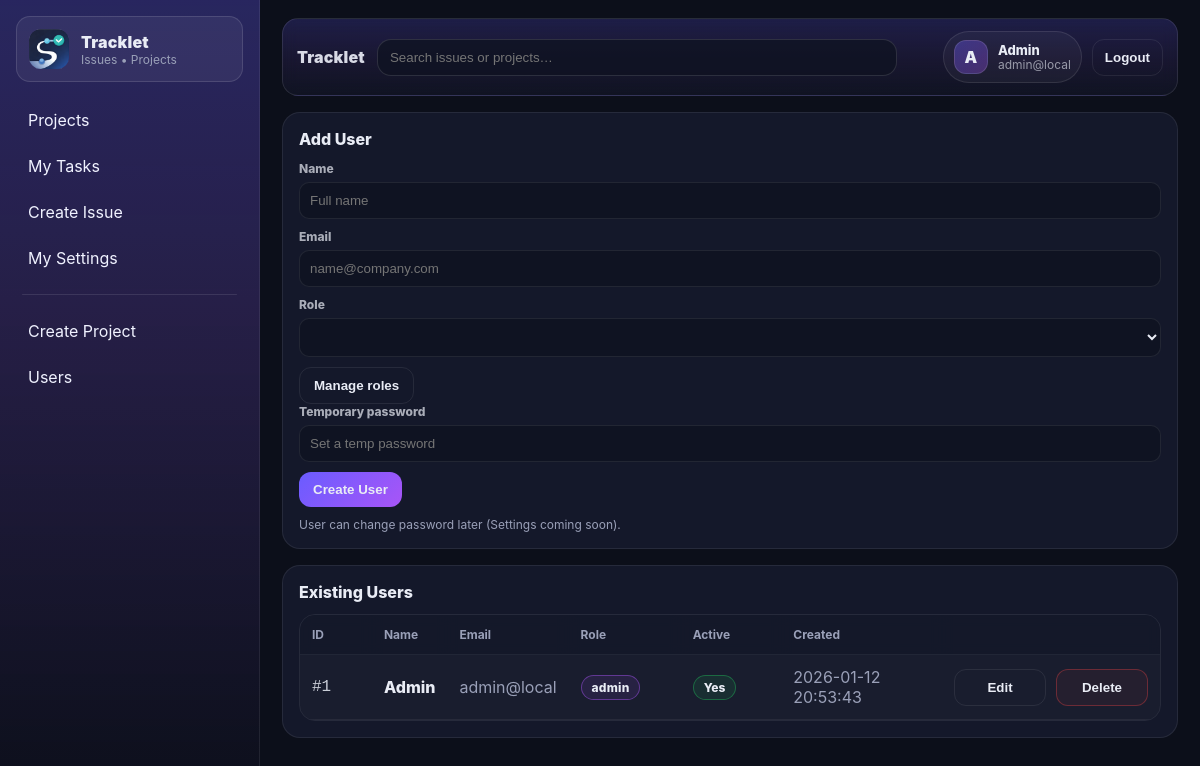
/admin/users (signed in), run on an earlier commit of the app's database.
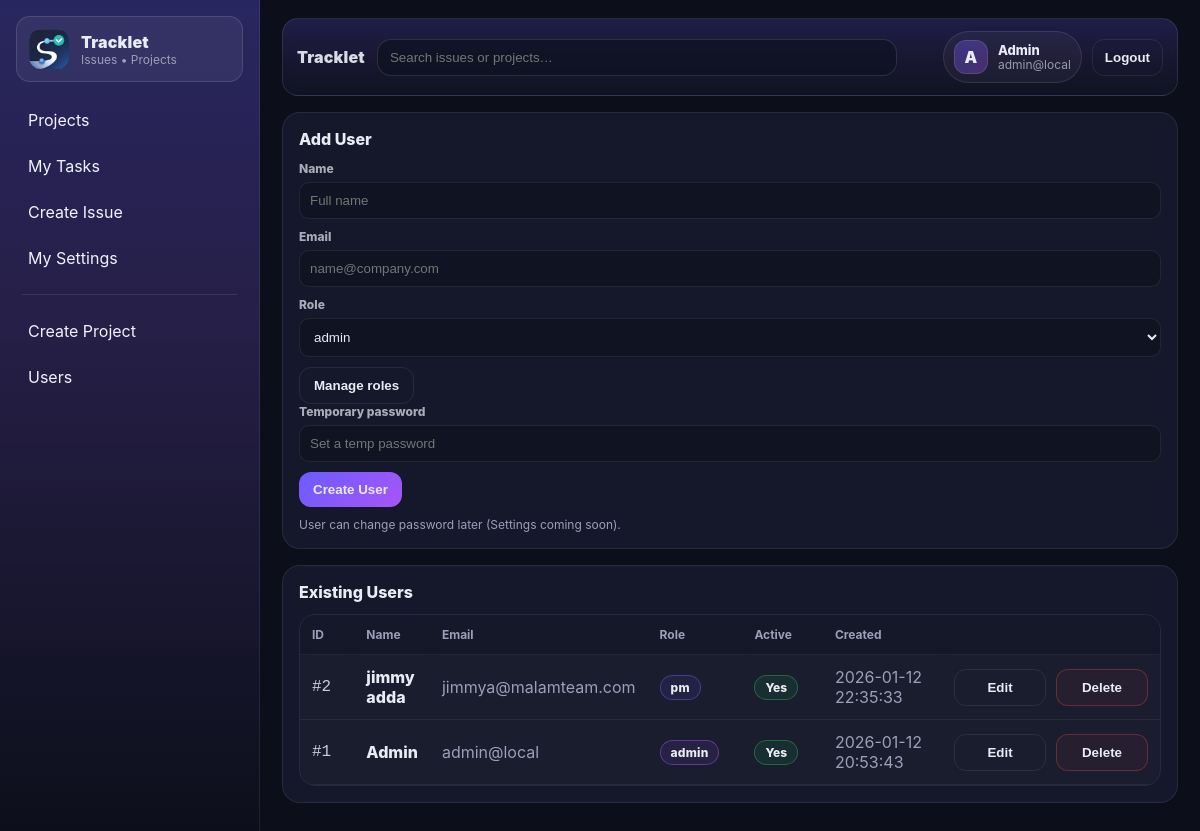
And on a later commit of the database.
### tables this page shows
CREATE TABLE users (
  id INTEGER PRIMARY KEY AUTOINCREMENT,
  email TEXT NOT NULL UNIQUE,
  password_hash TEXT NOT NULL,
  name TEXT NOT NULL,
  role TEXT NOT NULL DEFAULT 'user',     -- admin|pm|user
  photo_path TEXT,
  is_active INTEGER NOT NULL DEFAULT 1,
  created_at TEXT NOT NULL DEFAULT (datetime('now'))
);

### app.py (the view)
@app.get("/admin/users")
@login_required
def admin_users():
    if not is_admin():
        abort(403)
    return render_template(
        "admin_users.html",
        users=list_users_admin(),
        roles=list_roles_active(),
    )

### TrackletDB.py (called while the page is built)
def get_db_path() -> str:
    return settings.DB_PATH

def _ensure_parent(db_path: str) -> None:
    Path(db_path).parent.mkdir(parents=True, exist_ok=True)

def get_connection() -> sqlite3.Connection:
    db_path = get_db_path()
    _ensure_parent(db_path)
    conn = sqlite3.connect(db_path, detect_types=sqlite3.PARSE_DECLTYPES)
    conn.row_factory = sqlite3.Row
    conn.execute("PRAGMA foreign_keys = ON;")
    conn.execute("PRAGMA journal_mode = WAL;")
    return conn

def db_read_one(sql: str, params: tuple[Any, ...] = ()) -> Optional[sqlite3.Row]:
    conn = get_connection()
    try:
        cur = conn.cursor()
        cur.execute(sql, params)
        return cur.fetchone()
    finally:
        conn.close()

def db_read_all(sql: str, params: tuple[Any, ...] = ()) -> list[sqlite3.Row]:
    conn = get_connection()
    try:
        cur = conn.cursor()
        cur.execute(sql, params)
        return cur.fetchall()
    finally:
        conn.close()

def get_user_by_id(user_id: int) -> Optional[sqlite3.Row]:
    return db_read_one("SELECT * FROM users WHERE id=? AND is_active=1", (user_id,))

### app.py (called while the page is built)
@app.context_processor
def inject_settings():
    return {"settings": settings}

### templates/admin_users.html (shortened to what this page needs)
{% extends "layout.html" %}
{% set title = "Users" %}
{% block content %}
<div class="card">
  <div class="card-title">Add User</div>
  <form method="post" action="{{ url_for('admin_users_post') }}" >
    <label class="label">Name</label>
    <input name="name" required placeholder="Full name">
    <label class="label">Email</label>
    <input name="email" type="email" required placeholder="name@company.com">
    <label class="label">Role</label>
    <select name="role" id="roleSelect">
    {% for r in roles %}
        <option value="{{ r.name }}">{{ r.name }}</option>
    {% endfor %}
    </select>
    <button class="btn btn-ghost" type="button" onclick="openRolesModal()" style="margin-bottom:0;">
    Manage roles
    </button>
    <label class="label">Temporary password</label>
    <input name="password" required placeholder="Set a temp password">
    <button class="btn btn-primary" type="submit">Create User</button>
    <div class="muted" style="font-size:12px;">
      User can change password later (Settings coming soon).
    </div>
  </form>
</div>
<div class="card">
  <div class="card-title">Existing Users</div>
  <div class="table-wrap">
    <table class="table table-users">
      <thead>
        <tr>
          <th style="width:80px;">ID</th>
          <th>Name</th>
          <th>Email</th>
          <th style="width:120px;">Role</th>
          <th style="width:110px;">Active</th>
          <th style="width:180px;">Created</th>
          <th style="width:120px;"></th>
        </tr>
      </thead>
      <tbody>
        {% for u in users %}
        <tr>
          <td class="mono">#{{ u.id }}</td>
          <td class="cell-strong">{{ u.name }}</td>
          <td class="muted">{{ u.email }}</td>
          <td>
            <span class="pill role-{{ u.role }}">{{ u.role }}</span>
          </td>
          <td>
            {% if u.is_active %}
              <span class="badge badge-ok">Yes</span>
            {% else %}
              <span class="badge badge-off">No</span>
            {% endif %}
          </td>
          <td class="muted">{{ (u.created_at or "")[:19] }}</td>
            <td style="text-align:right;">
              <div class="action-group">
                <button class="btn btn-ghost btn-topbar btn-action edit-user-btn"
                        type="button"
                        data-id="{{ u.id }}"
                        data-name="{{ u.name }}"
                        data-email="{{ u.email }}"
                        data-role="{{ u.role }}">
                  Edit
                </button>
                <form method="post"
                      action="{{ url_for('admin_user_delete', user_id=u.id) }}"
                      class="inline-form"
                      onsubmit="return confirm('Delete this user?\n\n• Issues will stay\n• Comments & events will be removed');">
                  <button class="btn btn-ghost btn-topbar btn-danger btn-action"
                          type="submit">
                    Delete
                  </button>
                </form>
              </div>
            </td>
        </tr>
        {% else %}
        <tr>
          <td colspan="6" class="muted">No users found.</td>
        </tr>
        {% endfor %}
      </tbody>
    </table>
  </div>
</div>
{% endblock %}

### templates/layout.html (shortened to what this page needs)
<!doctype html>
<html>
<head>
  <link rel="stylesheet" href="{{ url_for('static', filename='app.css') }}">
</head>
<body>
  <div class="app">
    <aside class="sidebar">
      <a class="brand" href="{{ url_for('my_tasks') }}">
        <img class="brand-img" src="{{ url_for('static', filename='img/tracklet_icon_128.png') }}" alt="Tracklet" />
        <div class="brand-text">
          <div class="brand-title">Tracklet</div>
          <div class="brand-sub">Issues • Projects</div>
        </div>
      </a>
    <nav class="nav">
      <a class="navlink" href="{{ url_for('projects_list') }}">Projects</a>
      <a class="navlink" href="{{ url_for('my_tasks') }}">My Tasks</a>
      <a class="navlink" href="{{ url_for('issue_new') }}">Create Issue</a>
      <a class="navlink" href="{{ url_for('my_settings') }}">My Settings</a>
      {% if current_user.is_authenticated and current_user.role == 'admin' %}
        <div class="nav-sep"></div>
        <a class="navlink" href="{{ url_for('admin_projects') }}">Create Project</a>
        <a class="navlink" href="{{ url_for('admin_users') }}">Users</a>
      {% endif %}
    </nav>
    </aside>
    <main class="main">
<div class="topbar">
  <div class="topbar-left">
    <div class="app-title">Tracklet</div>
    <form class="topbar-search" method="get" action="{{ url_for('search') }}">
      <input name="q" placeholder="Search issues or projects…" value="{{ request.args.get('q','') }}">
    </form>
  </div>
  {% if current_user.is_authenticated %}
  <div class="topbar-right">
    <div class="user-chip">
      <div class="user-avatar">{{ (current_user.name or "U")[:1] | upper }}</div>
      <div class="user-meta">
        <div class="user-name">{{ current_user.name }}</div>
        <div class="user-email">{{ current_user.email }}</div>
      </div>
    </div>
    <form method="post" action="{{ url_for('logout') }}">
      <button class="btn btn-ghost btn-topbar" type="submit">Logout</button>
    </form>
  </div>
  {% endif %}
</div>
      {% block content %}{% endblock %}
    </main>
  </div>
</body>
</html>

What changed in the data, as far as the page shows it:
added users: id "2", name "jimmy adda", email "jimmya@malamteam.com", role "pm", is_active "Yes", created_at "2026-01-12 22:35:33"
Also different on the page:
form field role: (not shown) → "admin"
